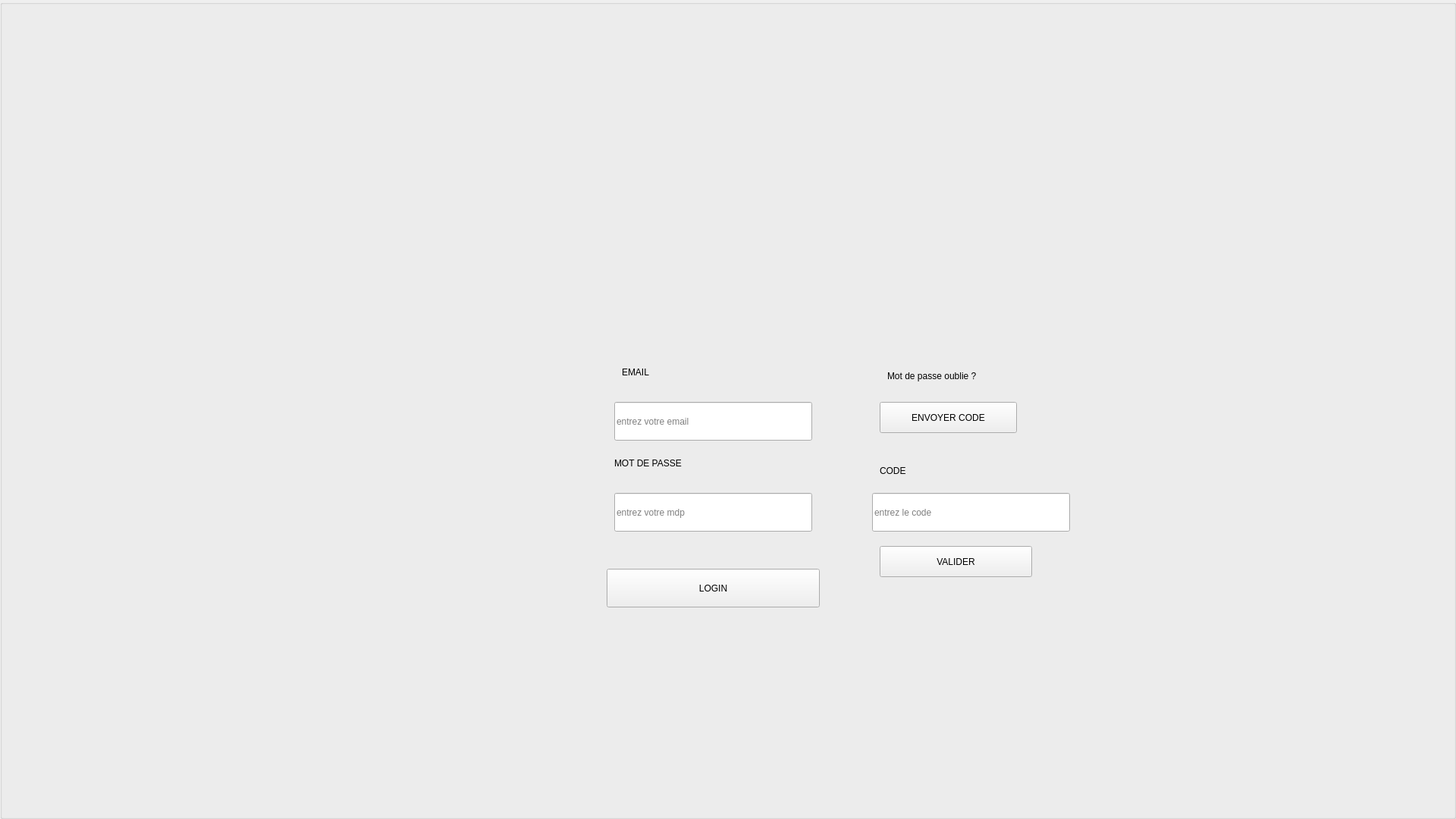
   <widget class="QGroupBox" name="login">
    <property name="geometry">
     <rect>
      <x>0</x>
      <y>0</y>
      <width>1920</width>
      <height>1080</height>
     </rect>
    </property>
    <property name="title">
     <string/>
    </property>
    <widget class="QLabel" name="bg_6">
     <property name="geometry">
      <rect>
       <x>0</x>
       <y>0</y>
       <width>1920</width>
       <height>1080</height>
      </rect>
     </property>
     <property name="text">
      <string/>
     </property>
     <property name="pixmap">
      <pixmap>../../../Documents/gestionqt/gestionqt/x.jpeg</pixmap>
     </property>
    </widget>
    <widget class="QPushButton" name="bt_login">
     <property name="geometry">
      <rect>
       <x>800</x>
       <y>750</y>
       <width>281</width>
       <height>51</height>
      </rect>
     </property>
     <property name="text">
      <string>LOGIN</string>
     </property>
    </widget>
    <widget class="QLineEdit" name="login_email">
     <property name="geometry">
      <rect>
       <x>810</x>
       <y>530</y>
       <width>261</width>
       <height>51</height>
      </rect>
     </property>
     <property name="placeholderText">
      <string>entrez votre email</string>
     </property>
    </widget>
    <widget class="QLineEdit" name="login_mdp">
     <property name="geometry">
      <rect>
       <x>810</x>
       <y>650</y>
       <width>261</width>
       <height>51</height>
      </rect>
     </property>
     <property name="placeholderText">
      <string>entrez votre mdp</string>
     </property>
    </widget>
    <widget class="QLabel" name="label_49">
     <property name="geometry">
      <rect>
       <x>820</x>
       <y>460</y>
       <width>291</width>
       <height>61</height>
      </rect>
     </property>
     <property name="text">
      <string>EMAIL</string>
     </property>
    </widget>
    <widget class="QLabel" name="label_50">
     <property name="geometry">
      <rect>
       <x>810</x>
       <y>580</y>
       <width>291</width>
       <height>61</height>
      </rect>
     </property>
     <property name="text">
      <string>MOT DE PASSE</string>
     </property>
    </widget>
    <widget class="QLabel" name="label_51">
     <property name="geometry">
      <rect>
       <x>1170</x>
       <y>470</y>
       <width>271</width>
       <height>51</height>
      </rect>
     </property>
     <property name="styleSheet">
      <string notr="true"/>
     </property>
     <property name="text">
      <string>Mot de passe oublie ?</string>
     </property>
    </widget>
    <widget class="QLineEdit" name="line_code">
     <property name="geometry">
      <rect>
       <x>1150</x>
       <y>650</y>
       <width>261</width>
       <height>51</height>
      </rect>
     </property>
     <property name="placeholderText">
      <string>entrez le code</string>
     </property>
    </widget>
    <widget class="QPushButton" name="code">
     <property name="geometry">
      <rect>
       <x>1160</x>
       <y>530</y>
       <width>181</width>
       <height>41</height>
      </rect>
     </property>
     <property name="text">
      <string>ENVOYER CODE</string>
     </property>
    </widget>
    <widget class="QLabel" name="label_52">
     <property name="geometry">
      <rect>
       <x>1160</x>
       <y>600</y>
       <width>221</width>
       <height>41</height>
      </rect>
     </property>
     <property name="text">
      <string>CODE</string>
     </property>
    </widget>
    <widget class="QPushButton" name="valider">
     <property name="geometry">
      <rect>
       <x>1160</x>
       <y>720</y>
       <width>201</width>
       <height>41</height>
      </rect>
     </property>
     <property name="text">
      <string>VALIDER</string>
     </property>
    </widget>
   </widget>
